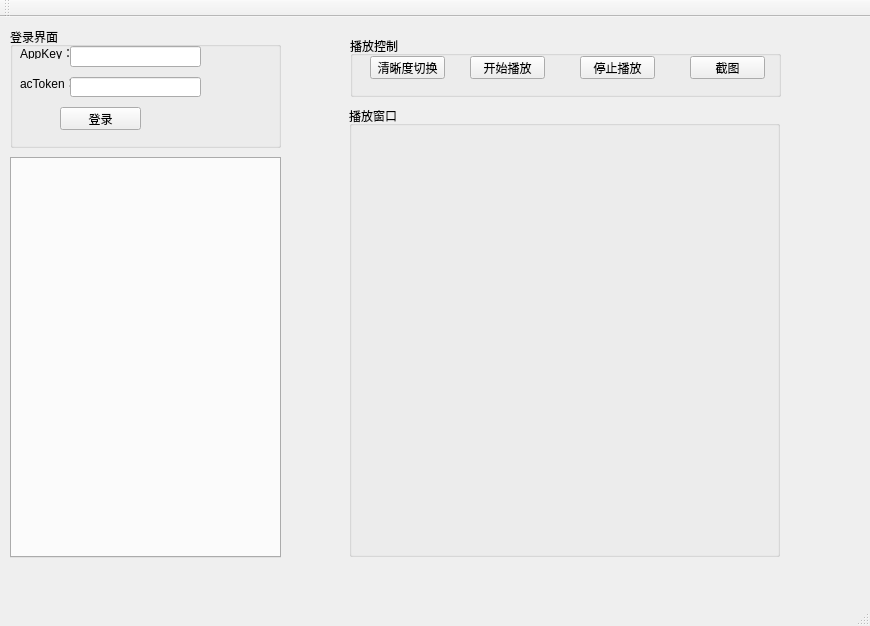
<?xml version="1.0" encoding="UTF-8"?>
<ui version="4.0">
 <class>MainWindow</class>
 <widget class="QMainWindow" name="MainWindow">
  <property name="geometry">
   <rect>
    <x>0</x>
    <y>0</y>
    <width>870</width>
    <height>626</height>
   </rect>
  </property>
  <property name="windowTitle">
   <string>MainWindow</string>
  </property>
  <widget class="QWidget" name="centralWidget">
   <widget class="QGroupBox" name="groupBox">
    <property name="geometry">
     <rect>
      <x>10</x>
      <y>10</y>
      <width>271</width>
      <height>121</height>
     </rect>
    </property>
    <property name="title">
     <string>登录界面</string>
    </property>
    <widget class="QLabel" name="label_2">
     <property name="geometry">
      <rect>
       <x>10</x>
       <y>50</y>
       <width>54</width>
       <height>12</height>
      </rect>
     </property>
     <property name="text">
      <string>acToken：</string>
     </property>
    </widget>
    <widget class="QLineEdit" name="le_acToken">
     <property name="geometry">
      <rect>
       <x>60</x>
       <y>50</y>
       <width>131</width>
       <height>20</height>
      </rect>
     </property>
    </widget>
    <widget class="QPushButton" name="btn_login">
     <property name="geometry">
      <rect>
       <x>50</x>
       <y>80</y>
       <width>81</width>
       <height>23</height>
      </rect>
     </property>
     <property name="text">
      <string>登录</string>
     </property>
    </widget>
    <widget class="QLabel" name="label">
     <property name="geometry">
      <rect>
       <x>10</x>
       <y>20</y>
       <width>54</width>
       <height>12</height>
      </rect>
     </property>
     <property name="text">
      <string>AppKey：</string>
     </property>
    </widget>
    <widget class="QLineEdit" name="le_appKey">
     <property name="geometry">
      <rect>
       <x>60</x>
       <y>19</y>
       <width>131</width>
       <height>21</height>
      </rect>
     </property>
    </widget>
   </widget>
   <widget class="QTabWidget" name="tabWidget">
    <property name="geometry">
     <rect>
      <x>10</x>
      <y>140</y>
      <width>271</width>
      <height>401</height>
     </rect>
    </property>
   </widget>
   <widget class="QGroupBox" name="groupBox_2">
    <property name="geometry">
     <rect>
      <x>350</x>
      <y>19</y>
      <width>431</width>
      <height>61</height>
     </rect>
    </property>
    <property name="title">
     <string>播放控制</string>
    </property>
    <widget class="QPushButton" name="btn_startPlay">
     <property name="geometry">
      <rect>
       <x>120</x>
       <y>20</y>
       <width>75</width>
       <height>23</height>
      </rect>
     </property>
     <property name="text">
      <string>开始播放</string>
     </property>
    </widget>
    <widget class="QPushButton" name="btn_stopPlay">
     <property name="geometry">
      <rect>
       <x>230</x>
       <y>20</y>
       <width>75</width>
       <height>23</height>
      </rect>
     </property>
     <property name="text">
      <string>停止播放</string>
     </property>
    </widget>
    <widget class="QPushButton" name="btn_capturePicture">
     <property name="geometry">
      <rect>
       <x>340</x>
       <y>20</y>
       <width>75</width>
       <height>23</height>
      </rect>
     </property>
     <property name="text">
      <string>截图</string>
     </property>
    </widget>
    <widget class="QPushButton" name="btn_switchVedioLevel">
     <property name="geometry">
      <rect>
       <x>20</x>
       <y>20</y>
       <width>75</width>
       <height>23</height>
      </rect>
     </property>
     <property name="text">
      <string>清晰度切换</string>
     </property>
    </widget>
   </widget>
   <widget class="QGroupBox" name="groupBox_3">
    <property name="geometry">
     <rect>
      <x>349</x>
      <y>89</y>
      <width>431</width>
      <height>451</height>
     </rect>
    </property>
    <property name="title">
     <string>播放窗口</string>
    </property>
    <widget class="QWidget" name="previewWindow" native="true">
     <property name="geometry">
      <rect>
       <x>0</x>
       <y>50</y>
       <width>431</width>
       <height>361</height>
      </rect>
     </property>
    </widget>
   </widget>
  </widget>
  <widget class="QMenuBar" name="menuBar">
   <property name="geometry">
    <rect>
     <x>0</x>
     <y>0</y>
     <width>870</width>
     <height>23</height>
    </rect>
   </property>
  </widget>
  <widget class="QToolBar" name="mainToolBar">
   <attribute name="toolBarArea">
    <enum>TopToolBarArea</enum>
   </attribute>
   <attribute name="toolBarBreak">
    <bool>false</bool>
   </attribute>
  </widget>
  <widget class="QStatusBar" name="statusBar"/>
 </widget>
 <layoutdefault spacing="6" margin="11"/>
 <resources/>
 <connections/>
</ui>
